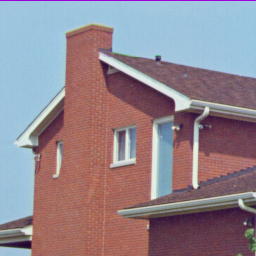
#> input picture rPi-camera/opencv/rpi/pruebas/feature_detection/house.tiff, 256 x 256 px
$ python canny2.py
#> lines starting #> are read from the running program, lines starting #| are printed output that depends on the picture
import cv2

cv2.namedWindow('Canny')
img = cv2.imread('house.tiff', 0)
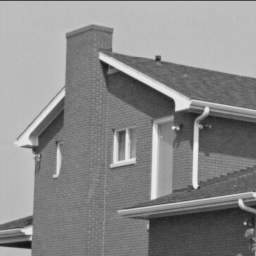
#> img: shape (256, 256); min 17, max 239, mean 138.1

def empty(z):
    pass

cv2.createTrackbar('Threshold 1', 'Canny', 50, 100, empty)
cv2.createTrackbar('Threshold 2', 'Canny', 150, 300, empty)

while(True):

    l1 = cv2.getTrackbarPos('Threshold 1', 'Canny')
    l2 = cv2.getTrackbarPos('Threshold 2', 'Canny')

    output = cv2.Canny(img, l1, l2, L2gradient=False)
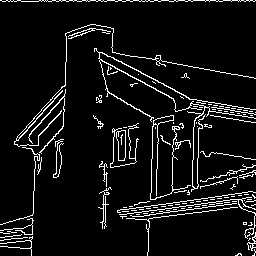
#> output: shape (256, 256); 7.2% white in thin lines or dots

    cv2.imshow('Canny', output)
    if cv2.waitKey(1) == 27:
#> (key Esc is pressed here)
        break

cv2.destroyAllWindows()
